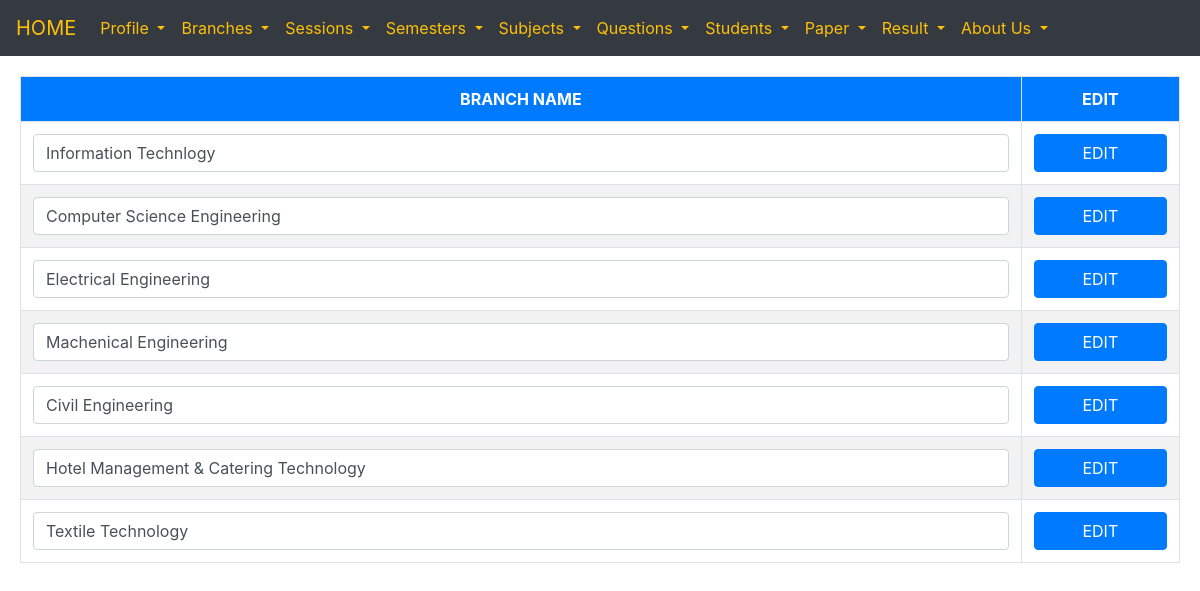
Page /pages/branch_edit.php on the committed database.
### tables this page shows
CREATE TABLE `branches` (
  `branchid` int(10) UNSIGNED NOT NULL,
  `branchname` varchar(100) NOT NULL
);

### db/branch_db.php (called while the page is built, shortened)
<?php
    function getBranches(){
        $recs = Array();
        $con = getConnection();
        $result = $con->query("select * from branches;");
        while($rec = $result->fetch_assoc()){
            $recs[] = $rec;
        }
        return $recs;
    }
?>

### grid/branch_grid.php (the view)
<?php
    function branches_grid(){
        $recs = getBranches();
        $html = "<table class='table table-bordered table-striped'>
                    <tr class='text-center bg-primary text-white'>
                        <th>BRANCH NAME</th>
                        <th>EDIT</th>
                    </tr>";
        foreach ($recs as $rec) {
            $html.="<tr>
                        <td>
                            <input type='text' class='form-control' id='t_".$rec['branchid']."' value='".$rec['branchname']."'>
                        </td>
                        <td class='text-center' style='width:100pt;'>
                            <button class='btn btn-primary' style='width:100pt;' onclick=\"branchEdit('".$rec['branchid']."');\">EDIT</button>
                        </td>
                    </tr>";
        }
        $html.="</table>";
        echo $html;
    }
?>

### rows in the picture
branches: branchname "Information Technlogy", $rec['branchid'] 1 (drawn)
branches: branchname "Computer Science Engineering"
branches: branchname "Electrical Engineering"
branches: branchname "Machenical Engineering"
branches: branchname "Civil Engineering"
branches: branchname "Hotel Management & Catering Technology"
branches: branchname "Textile Technology"
